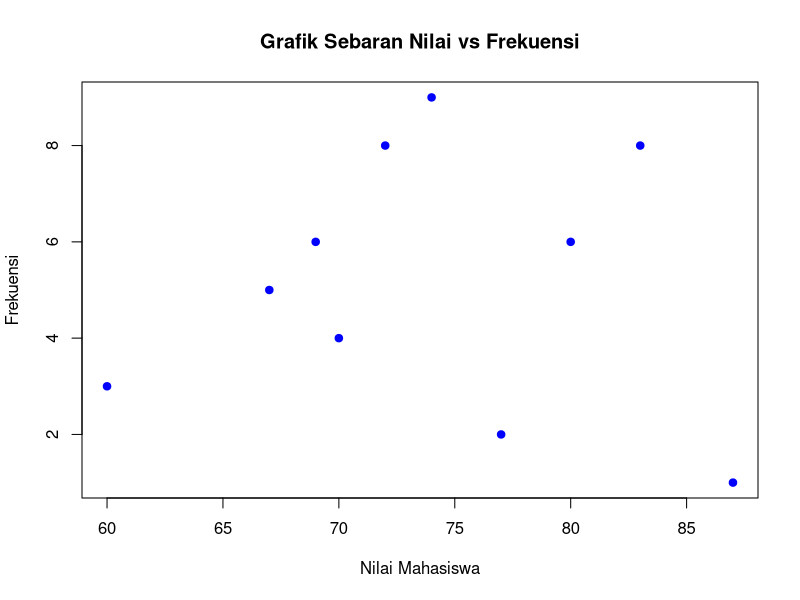
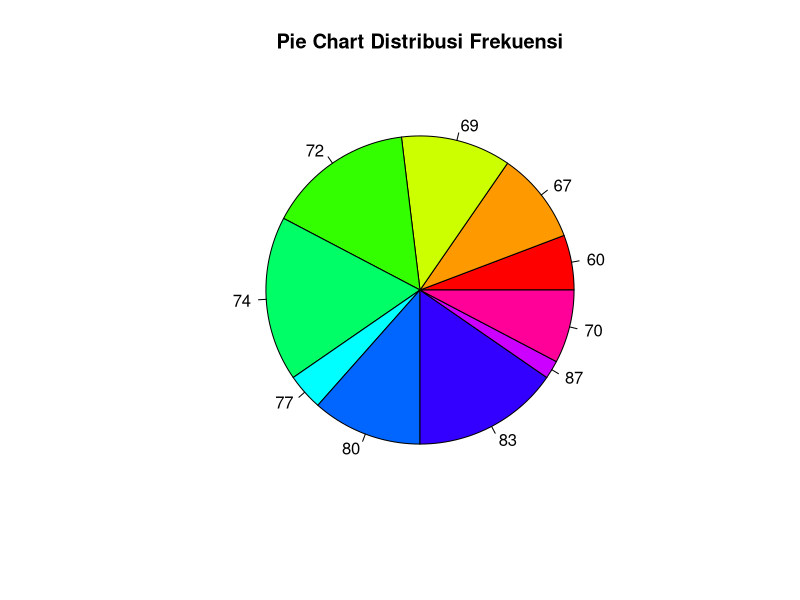
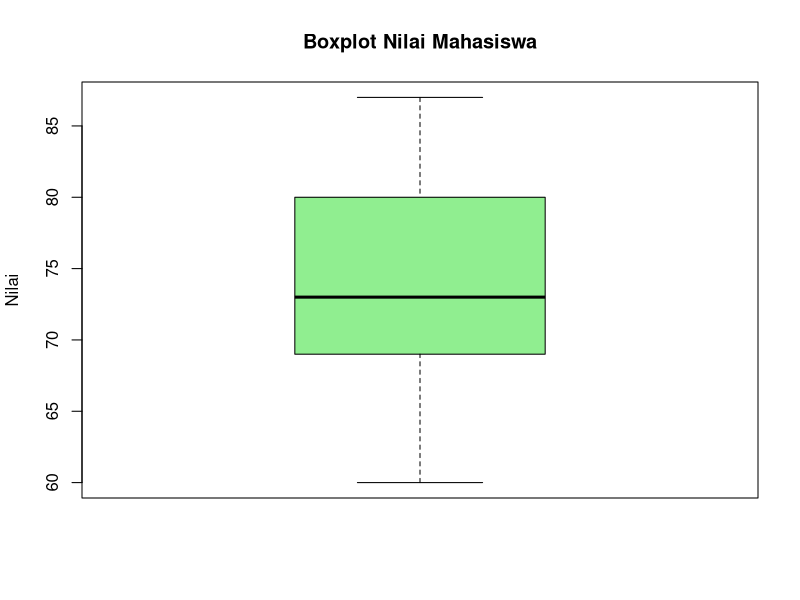

The R script that drew these images, in order:
nilai <- c(60,67,69,72,74,77,80,83,87,70)
frekuensi <- c(3,5,6,8,9,2,6,8,1,4)

# Lakukan analisis berikut dengan menggunakan R:
# a. Buatlah grafik sebaran (scatter plot) antara nilai dan frekuensinya

pdf("2a-scatter-plot.pdf")
plot(
  nilai,
  frekuensi,
  main="Grafik Sebaran Nilai vs Frekuensi",
  xlab="Nilai Mahasiswa",
  ylab="Frekuensi",
  pch=19,
  col="blue"
)

# b. Buatlah pie chart dari distribusi frekuensi dan boxplot dari nilai mahasiswa!
pdf("2b-pie.pdf")
# Pie Chart
pie(
  frekuensi,
  labels=nilai,
  main="Pie Chart Distribusi Frekuensi",
  col=rainbow(length(frekuensi))
)


pdf("2b-boxplot.pdf")
# Boxplot
boxplot(
  nilai,
  main="Boxplot Nilai Mahasiswa",
  ylab="Nilai",
  col="lightgreen"
)


# d. Buatlah interpretasi berdasarkan hasil grafik tsb !


# Interpretasi:

# Chart ScatterPlot
# menunjukan hubungan antara nilai ujian dengan berapa banyak mahasiswa yang mendapatkan nilai tersebut
# titik yang keatas (sumbu y) merupakan nilai yang diperoleh oleh banyaknya mahasiswa
# semakin keatas semakin tinggi frekuensinya

# titik yang ke kanan (sumbu x) merupakan nilai yang lebih tinggi
# semakin ke kanan semakin tinggi


# Chart Pie
# menunjukkan proporsi frekuensi nilai mahasiswa
# dari pie chart tersebut dapat dilihat nilai mana yang paling banyak diperoleh mahasiswa
# dapat dilihat yang mendapat nilai 74 dan 72, bagian pie nya hampir mirip besar ukurannya
# karena frekuensi nya juga hampir sama yaitu 9 dan 8



# Chart Box Plot
# menunjukkan sebaran nilai mahasiswa
# dari boxplot tersebut dapat dilihat median nilai mahasiswa
# serta rentang nilai yang diperoleh mahasiswa

# pada box hijau tersebut
# batas bawah box disebut Q1 (kuartil pertama)
# garis tengah box disebut median
# batas atas box disebut Q3 (kuartil ketiga)

# garis horizontal di bawah box disebut minimum
# garis horizontal di atas box disebut maksimum
